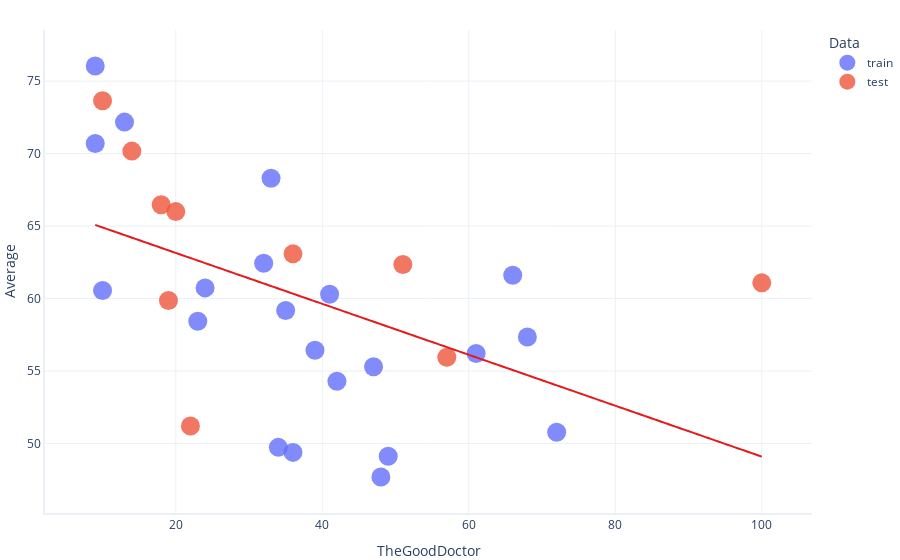

Notebook code cell kept with this figure:
### Code cell
# You don't need to understand this code well
# It's just used to create a scatter plot

# concatenate training and test so they can be graphed
plot_set = pd.concat([train,test])
plot_set["Data"] = ["train"] * len(train) + ["test"] * len(test)

# Create graph
graphing.scatter_2D(plot_set, "EmergencyNYC", "Average", "Data", trendline = lambda x: model.params[1] * x + model.params[0])
